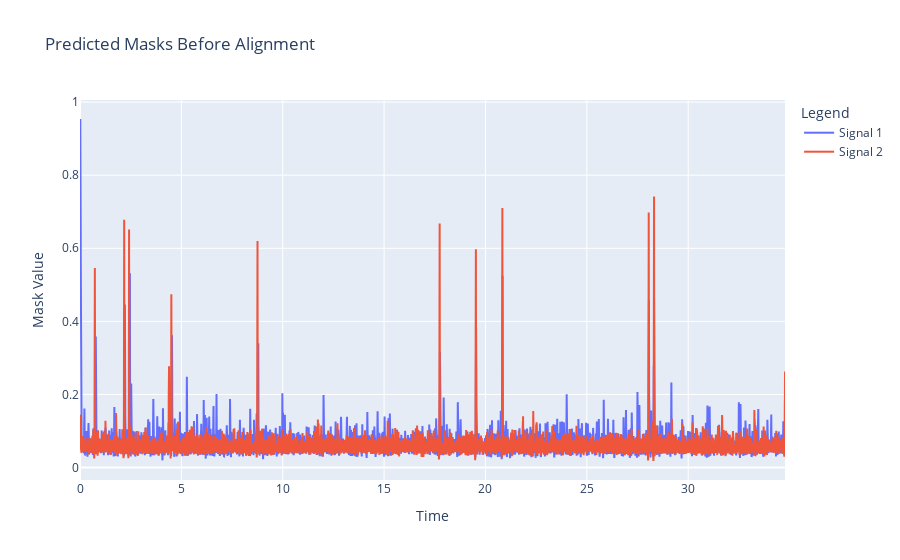
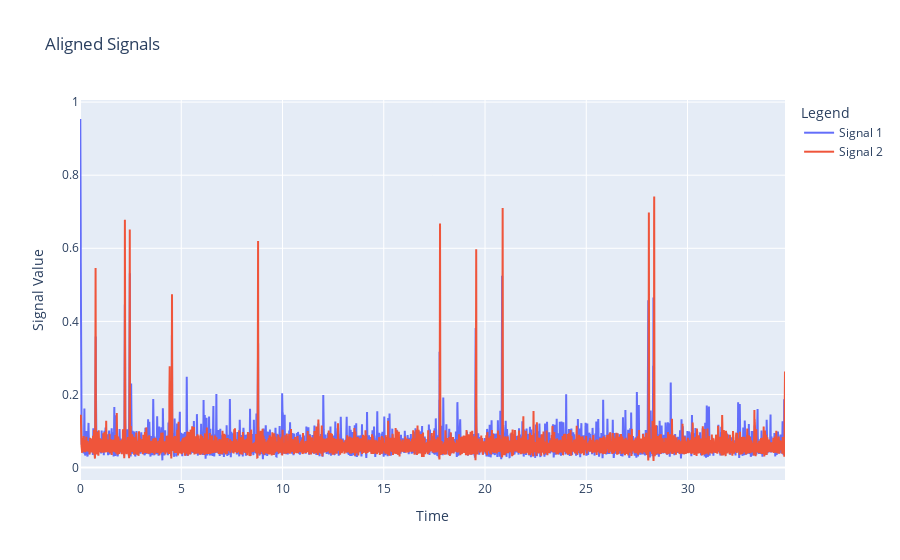

Notebook code cell kept with these figures, in order:
### Code cell
# Try out the pipeline and plot results
# Select the dataset to use
set = '6'

# Set start and end times
start_time = 0.1
end_time = 10

# Load the signal data 
data_dir = os.path.join('/', 'home', 'cehrett', 'Projects', 'Microwave', 'data', 'labeled_segmentation_data')
signal_data_loc = os.path.join(data_dir, f'trended_and_detrended_signals_with_sigma_5_and_25_set{set}.csv')

signal_data, signal1_data, signal2_data = load_signal_data(signal_data_loc, convert_to_numpy=False)

# Plot the original data predicted masks
import plotly.graph_objects as go

# Create a Plotly figure
fig = go.Figure()

# Add traces for each of freq1 and freq2
fig.add_trace(go.Scatter(x=signal1_data.index, y=get_predicted_mask(signal1_data, segmentation_model).squeeze(), mode='lines', name="Signal 1"))
fig.add_trace(go.Scatter(x=signal2_data.index, y=get_predicted_mask(signal2_data, segmentation_model).squeeze(), mode='lines', name="Signal 2"))

# Set plot layout
fig.update_layout(
    title="Predicted Masks Before Alignment",
    xaxis_title="Time",
    yaxis_title="Mask Value",
    legend_title="Legend"
)

# Show the plot
fig.show()

# Change the index of signal2_data, to be aligned with signal1_data
signal1_data, signal2_data, time_bias = align_freqs(signal1_data, signal2_data, segmentation_model, start_time, end_time)

# Plot the aligned signals
# Create a Plotly figure
fig = go.Figure()

# Add traces for each of freq1 and freq2
fig.add_trace(go.Scatter(x=signal1_data.index, y=signal1_data['mask'].squeeze(), mode='lines', name="Signal 1"))
fig.add_trace(go.Scatter(x=signal2_data.index, y=signal2_data['mask'].squeeze(), mode='lines', name="Signal 2"))

# Set plot layout
fig.update_layout(
    title="Aligned Signals",
    xaxis_title="Time",
    yaxis_title="Signal Value",
    legend_title="Legend"
)

# Print the time bias
print(f"Aligned the two frequencies over the time range [{start_time}, {end_time}]")
print(f"Time bias: {time_bias:.3f} seconds")

# Show the plot
fig.show()

### Figure 1 — Plotly figure (JSON) as saved in the notebook; plotly's stock layout.template omitted (floating-point values rounded to 4 significant figures; data arrays with more than 128 entries replaced by an {"elided": "..."} marker saying what was removed)
{"data": [{"mode": "lines", "name": "Signal 1", "type": "scatter", "x": {"elided": "14567 float values"}, "y": {"elided": "14567 float values"}}, {"mode": "lines", "name": "Signal 2", "type": "scatter", "x": {"elided": "18000 float values"}, "y": {"elided": "18000 float values"}}], "layout": {"legend": {"title": {"text": "Legend"}}, "title": {"text": "Predicted Masks Before Alignment"}, "xaxis": {"title": {"text": "Time"}}, "yaxis": {"title": {"text": "Mask Value"}}}}

### Figure 2 — Plotly figure (JSON) as saved in the notebook; plotly's stock layout.template omitted (floating-point values rounded to 4 significant figures; data arrays with more than 128 entries replaced by an {"elided": "..."} marker saying what was removed)
{"data": [{"mode": "lines", "name": "Signal 1", "type": "scatter", "x": {"elided": "14567 float values"}, "y": {"elided": "14567 float values"}}, {"mode": "lines", "name": "Signal 2", "type": "scatter", "x": {"elided": "18000 float values"}, "y": {"elided": "18000 float values"}}], "layout": {"legend": {"title": {"text": "Legend"}}, "title": {"text": "Aligned Signals"}, "xaxis": {"title": {"text": "Time"}}, "yaxis": {"title": {"text": "Signal Value"}}}}
